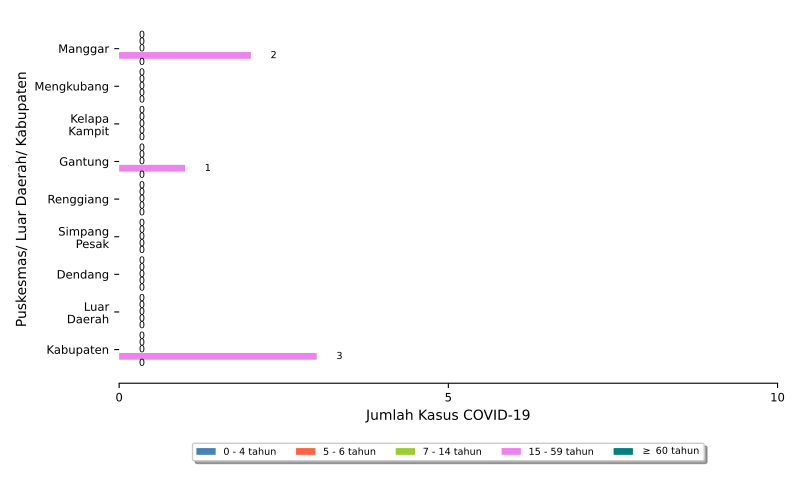

Python code for this plot:
import numpy as np
import matplotlib.pyplot as plt
import pandas
from textwrap import wrap
from matplotlib.ticker import FuncFormatter
import locale
locale.setlocale(locale.LC_ALL, 'id_ID.UTF8')

import sys, os, inspect
currentdir = os.path.dirname(os.path.abspath(inspect.getfile(inspect.currentframe())))
parentdir = os.path.dirname(currentdir)
sys.path.insert(0, parentdir)

berkasData = currentdir +'\\bab_06_17d_dataKasusCovidPerUmur.csv'
berkasSimpan = currentdir +'\\bab_06_17d_kasusCovidPerUmur.pdf'
# judulDiagram = 'Jumlah Kasus COVID-19 per Umur\nTahun 2022'
sumbuX = 'Jumlah Kasus COVID-19'
sumbuY = 'Puskesmas/ Luar Daerah/ Kabupaten'
tickerSumbuX = np.arange(0,710,100)
labelBar1 = '0 - 4 tahun'
labelBar2 = '5 - 6 tahun'
labelBar3 = '7 - 14 tahun'
labelBar4 = '15 - 59 tahun'
labelBar5 = '$\geq$ 60 tahun'

# read data file
colnames = ['puskesmas','kasusBalita','kasusAnak','kasusPraRemaja','kasusUsipro','kasusUsila']
data = pandas.read_csv(berkasData, names=colnames, sep=';')
puskesmas = data.puskesmas.tolist()
bar1 = data.kasusBalita.tolist()
bar2 = data.kasusAnak.tolist()
bar3 = data.kasusPraRemaja.tolist()
bar4 = data.kasusUsipro.tolist()
bar5 = data.kasusUsila.tolist()

ind = np.arange(len(puskesmas))  # the x locations for the groups
width = 0.18       # the width of the bars
widthDL = 0.5

# make bars
fig, ax = plt.subplots()
rects1 = ax.barh(ind, bar1, width, color='steelblue', label=labelBar1)
rects2 = ax.barh(ind + width, bar2, width, color='tomato', label = labelBar2)
rects3 = ax.barh(ind + 2*width, bar3, width, color='yellowgreen', label = labelBar3)
rects4 = ax.barh(ind + 3*width, bar4, width, color='violet', label = labelBar4)
rects5 = ax.barh(ind + 4*width, bar5, width, color='teal', label = labelBar5)

# add some text for labels, title and axes ticks
# ax.set_title(judulDiagram)
ax.set_xticks(tickerSumbuX)
ax.set_xlabel(sumbuX)
ax.xaxis.set_major_formatter(FuncFormatter(lambda x, pos: "{:n}".format(x)))

ax.set_yticks(ind+2*width)
ax.set_yticklabels(list([ '\n'.join(wrap(l, 10)) for l in puskesmas ]))
ax.invert_yaxis()
ax.set_ylabel(sumbuY)

ax.tick_params(axis='both', which='major', labelsize='small')
ax.spines['top'].set_visible(False)
ax.spines['right'].set_visible(False)
ax.spines['left'].set_visible(False)

# make legend box
box = ax.get_position()
ax.set_position([box.x0, box.y0 + box.height * 0.1, box.width, box.height * 0.9])
ax.legend(fontsize='x-small', loc='upper center', bbox_to_anchor=(0.5, -0.15), fancybox=True, shadow=True, ncol=5)

# add data label
for i, v in enumerate(bar1):
    ax.text(v + widthDL, i, '{:n}'.format(v), ha='left', va='center', fontsize='x-small')
for i, v in enumerate(bar2):
    ax.text(v + widthDL, i+width, '{:n}'.format(v), ha='left', va='center', fontsize='x-small')
for i, v in enumerate(bar3):
    ax.text(v + widthDL, i+2*width, '{:n}'.format(v), ha='left', va='center', fontsize='x-small')
for i, v in enumerate(bar4):
    ax.text(v + widthDL, i+3*width, '{:n}'.format(v), ha='left', va='center', fontsize='x-small')
for i, v in enumerate(bar5):
    ax.text(v + widthDL, i+4*width, '{:n}'.format(v), ha='left', va='center', fontsize='x-small')

# finishing
pyrfig = plt.figure(1)
pyrfig.set_figwidth(8)
pyrfig.set_figheight(5)
# tight_layout to make consistent size
# adjust subplot to make room for legend
fig.subplots_adjust(bottom=-0.15)
plt.tight_layout()
plt.savefig(berkasSimpan, metadata={"Author": "Willy"})
plt.close(pyrfig)
# plt.show()
